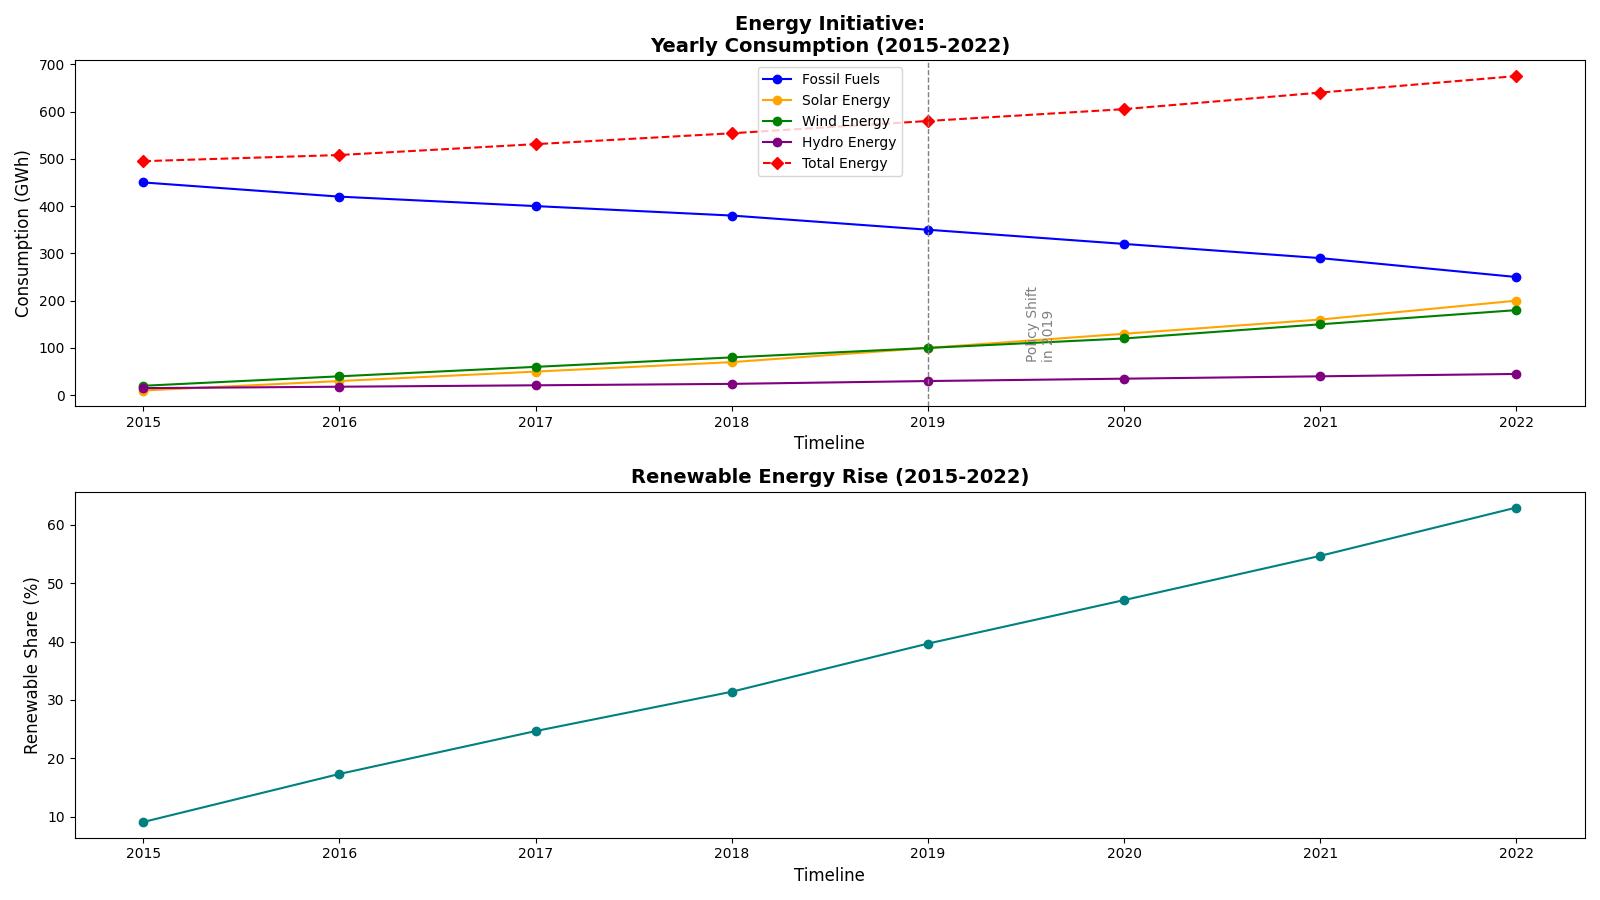

Generate this figure with Python:
import matplotlib.pyplot as plt
import numpy as np

years = np.arange(2015, 2023)
fossil_fuels = np.array([450, 420, 400, 380, 350, 320, 290, 250])
solar_energy = np.array([10, 30, 50, 70, 100, 130, 160, 200])
wind_energy = np.array([20, 40, 60, 80, 100, 120, 150, 180])
# New data series for Hydro Energy
hydro_energy = np.array([15, 18, 21, 24, 30, 35, 40, 45])
# Update total energy to include Hydro Energy
total_energy = fossil_fuels + solar_energy + wind_energy + hydro_energy
share_renewable = (solar_energy + wind_energy + hydro_energy) / total_energy * 100

plt.figure(figsize=(16, 9))

plt.subplot(2, 1, 1)
plt.plot(years, fossil_fuels, color='blue', marker='o', linestyle='-', label='Fossil Fuels')
plt.plot(years, solar_energy, color='orange', marker='o', linestyle='-', label='Solar Energy')
plt.plot(years, wind_energy, color='green', marker='o', linestyle='-', label='Wind Energy')
plt.plot(years, hydro_energy, color='purple', marker='o', linestyle='-', label='Hydro Energy')
plt.plot(years, total_energy, color='red', marker='D', linestyle='--', label='Total Energy')
plt.axvline(x=2019, color='gray', linestyle='--', linewidth=1)
plt.text(2019.5, 150, 'Policy Shift\nin 2019', rotation=90, verticalalignment='center', fontsize=10, color='gray')

plt.title('Energy Initiative:\nYearly Consumption (2015-2022)', fontsize=14, fontweight='bold')
plt.xlabel('Timeline', fontsize=12)
plt.ylabel('Consumption (GWh)', fontsize=12)
plt.legend()

plt.subplot(2, 1, 2)
plt.plot(years, share_renewable, color='teal', marker='o', linestyle='-')
plt.title('Renewable Energy Rise (2015-2022)', fontsize=14, fontweight='bold')
plt.xlabel('Timeline', fontsize=12)
plt.ylabel('Renewable Share (%)', fontsize=12)

plt.tight_layout()
plt.show()
